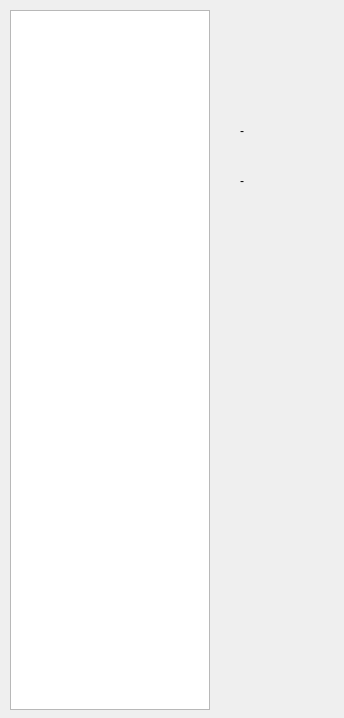
<?xml version="1.0" encoding="UTF-8"?>
<ui version="4.0">
 <class>MainWindow</class>
 <widget class="QMainWindow" name="MainWindow">
  <property name="geometry">
   <rect>
    <x>0</x>
    <y>0</y>
    <width>344</width>
    <height>718</height>
   </rect>
  </property>
  <property name="windowTitle">
   <string>MainWindow</string>
  </property>
  <widget class="QWidget" name="centralWidget">
   <widget class="QLabel" name="label">
    <property name="geometry">
     <rect>
      <x>240</x>
      <y>120</y>
      <width>81</width>
      <height>21</height>
     </rect>
    </property>
    <property name="text">
     <string>-</string>
    </property>
   </widget>
   <widget class="QLabel" name="label_2">
    <property name="geometry">
     <rect>
      <x>240</x>
      <y>170</y>
      <width>81</width>
      <height>21</height>
     </rect>
    </property>
    <property name="text">
     <string>-</string>
    </property>
   </widget>
   <widget class="QGraphicsMouseEvent" name="graphicsView">
    <property name="geometry">
     <rect>
      <x>10</x>
      <y>10</y>
      <width>200</width>
      <height>700</height>
     </rect>
    </property>
   </widget>
  </widget>
 </widget>
 <layoutdefault spacing="6" margin="11"/>
 <customwidgets>
  <customwidget>
   <class>QGraphicsMouseEvent</class>
   <extends>QGraphicsView</extends>
   <header location="global">qgraphicsmouseevent.h</header>
  </customwidget>
 </customwidgets>
 <resources/>
 <connections/>
</ui>
